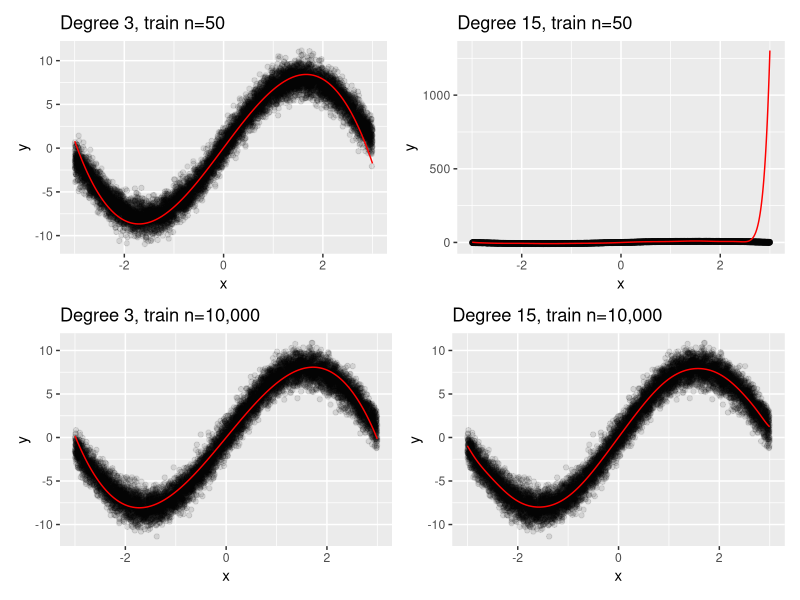

This figure's R source:
## ---- chunk 1
knitr::opts_chunk$set(echo = TRUE)
library(tidyverse)
library(patchwork)
## ---- chunk 2

sineFunction <- function(n) {
  x <- runif(n, min=-3, max=3)
  y <- 8 * sin(x)+ rnorm(n)
  return(data.frame(x,y))
}

trainTest <- function(train_set, test_set, deg) {
  fit <- lm(y ~ poly(x, degree = deg), data = train_set)
  test_pred <- predict(fit, newdata=test_set)
  test_err <- mean((test_set$y - test_pred)^2)
  
  return(list(
    "data"=data.frame(
      x=test_set$x,
      y=test_set$y,
      yhat=test_pred
    ),
    "error"=test_err
    )
  )
}

calcTestError <- function(train_size) {
  train_set <- sineFunction(train_size)
  test_set <- sineFunction(10000)
  
  poly3 <- trainTest(train_set, test_set, 3)
  poly15 <- trainTest(train_set, test_set, 15)
  
  return(
    list(
      "data"=list(poly3$data, poly15$data), 
      "errors"=list(poly3$error, poly15$error)
    )
  )
}

train_50 <- calcTestError(50)
train_10k <- calcTestError(10^4)

tibble(
  degree=c("degree 3", "degree 15"),
  "n=50"=as.numeric(train_50$errors),
  "n=10^4"=as.numeric(train_10k$errors)
)
## ---- chunk 3

p1 <- ggplot(train_50$data[[1]], aes(x=x, y=y)) +
  geom_point(alpha=0.1) +
  geom_line(aes(y=yhat), color="red") +
  ggtitle("Degree 3, train n=50")

p2 <- ggplot(train_50$data[[2]], aes(x=x, y=y)) +
  geom_point(alpha=0.1) +
  geom_line(aes(y=yhat), color="red") +
  ggtitle("Degree 15, train n=50")

p3 <- ggplot(train_10k$data[[1]], aes(x=x, y=y)) +
  geom_point(alpha=0.1) +
  geom_line(aes(y=yhat), color="red") +
  ggtitle("Degree 3, train n=10,000")

p4 <- ggplot(train_10k$data[[2]], aes(x=x, y=y)) +
  geom_point(alpha=0.1) +
  geom_line(aes(y=yhat), color="red") +
  ggtitle("Degree 15, train n=10,000")

(p1 + p2) / (p3 + p4)
## ---- chunk 4

train_set <- sineFunction(10000)
test_set <- sineFunction(10000)

poly3 <- trainTest(train_set, test_set, 3)
poly15 <- trainTest(train_set, test_set, 15)

yhat_sine <- 8*sin(test_set$x)
sine_mse <- mean((test_set$y - yhat_sine)^2)

tibble(
  degree=c("degree 3", "degree 15", "sine"),
  "MSE"=c(poly3$error, poly15$error, sine_mse)
)
